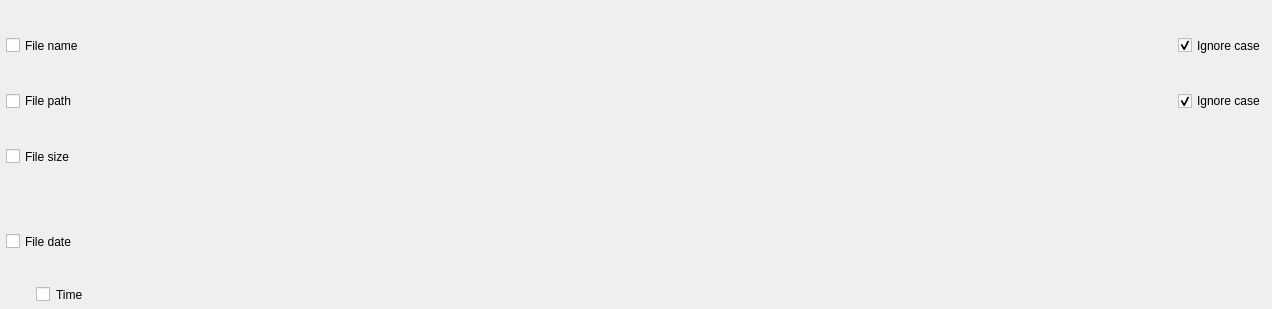
<?xml version="1.0" encoding="UTF-8"?>
<ui version="4.0">
 <class>Form</class>
 <widget class="QWidget" name="Form">
  <property name="geometry">
   <rect>
    <x>0</x>
    <y>0</y>
    <width>1272</width>
    <height>309</height>
   </rect>
  </property>
  <property name="sizePolicy">
   <sizepolicy hsizetype="MinimumExpanding" vsizetype="Minimum">
    <horstretch>0</horstretch>
    <verstretch>0</verstretch>
   </sizepolicy>
  </property>
  <property name="windowTitle">
   <string>Form</string>
  </property>
  <layout class="QGridLayout" name="gridLayout">
   <property name="leftMargin">
    <number>6</number>
   </property>
   <property name="topMargin">
    <number>6</number>
   </property>
   <property name="rightMargin">
    <number>6</number>
   </property>
   <property name="bottomMargin">
    <number>6</number>
   </property>
   <item row="3" column="0">
    <widget class="QCheckBox" name="cbFileSize">
     <property name="sizePolicy">
      <sizepolicy hsizetype="Maximum" vsizetype="Minimum">
       <horstretch>0</horstretch>
       <verstretch>0</verstretch>
      </sizepolicy>
     </property>
     <property name="toolTip">
      <string>&lt;html&gt;&lt;head/&gt;&lt;body&gt;&lt;p&gt;When checked, will apply search filter based on file size.&lt;/p&gt;&lt;/body&gt;&lt;/html&gt;</string>
     </property>
     <property name="text">
      <string>File size</string>
     </property>
    </widget>
   </item>
   <item row="6" column="0" colspan="4">
    <spacer name="horizontalSpacer">
     <property name="sizePolicy">
      <sizepolicy hsizetype="MinimumExpanding" vsizetype="Minimum">
       <horstretch>0</horstretch>
       <verstretch>0</verstretch>
      </sizepolicy>
     </property>
     <property name="orientation">
      <enum>Qt::Horizontal</enum>
     </property>
     <property name="sizeType">
      <enum>QSizePolicy::MinimumExpanding</enum>
     </property>
     <property name="sizeHint" stdset="0">
      <size>
       <width>40</width>
       <height>1</height>
      </size>
     </property>
    </spacer>
   </item>
   <item row="1" column="0">
    <widget class="QCheckBox" name="cbFileName">
     <property name="sizePolicy">
      <sizepolicy hsizetype="Maximum" vsizetype="Minimum">
       <horstretch>0</horstretch>
       <verstretch>0</verstretch>
      </sizepolicy>
     </property>
     <property name="toolTip">
      <string>&lt;html&gt;&lt;head/&gt;&lt;body&gt;&lt;p&gt;When checked, will apply search filter based on file name:&lt;/p&gt;&lt;ul style=&quot;margin-top: 0px; margin-bottom: 0px; margin-left: 0px; margin-right: 0px; -qt-list-indent: 1;&quot;&gt;&lt;li style=&quot; margin-top:0px; margin-bottom:0px; margin-left:0px; margin-right:0px; -qt-block-indent:0; text-indent:0px;&quot;&gt;&lt;span style=&quot; font-weight:600;&quot;&gt;match&lt;/span&gt; is used to find a file for which file name match to given &lt;span style=&quot; font-style:italic;&quot;&gt;regular expression&lt;/span&gt;&lt;/li&gt;&lt;li style=&quot; margin-top:0px; margin-bottom:0px; margin-left:0px; margin-right:0px; -qt-block-indent:0; text-indent:0px;&quot;&gt;&lt;span style=&quot; font-weight:600;&quot;&gt;not match&lt;/span&gt; is used to find a file for which file name doesn't match to given &lt;span style=&quot; font-style:italic;&quot;&gt;regular expression&lt;/span&gt;&lt;/li&gt;&lt;li style=&quot; margin-top:0px; margin-bottom:0px; margin-left:0px; margin-right:0px; -qt-block-indent:0; text-indent:0px;&quot;&gt;&lt;span style=&quot; font-weight:600;&quot;&gt;like&lt;/span&gt; is used to find a file for which file name like given &lt;span style=&quot; font-style:italic;&quot;&gt;pattern&lt;/span&gt; (can use wildcards &lt;span style=&quot; font-weight:600;&quot;&gt;*&lt;/span&gt; and &lt;span style=&quot; font-weight:600;&quot;&gt;?&lt;/span&gt;)&lt;/li&gt;&lt;li style=&quot; margin-top:0px; margin-bottom:12px; margin-left:0px; margin-right:0px; -qt-block-indent:0; text-indent:0px;&quot;&gt;&lt;span style=&quot; font-weight:600;&quot;&gt;not like&lt;/span&gt; is used to find a file for which file name doesn't like given &lt;span style=&quot; font-style:italic;&quot;&gt;pattern&lt;/span&gt; (can use wildcards &lt;span style=&quot; font-weight:600;&quot;&gt;*&lt;/span&gt; and &lt;span style=&quot; font-weight:600;&quot;&gt;?&lt;/span&gt;)&lt;/li&gt;&lt;/ul&gt;&lt;/body&gt;&lt;/html&gt;</string>
     </property>
     <property name="text">
      <string>File name</string>
     </property>
    </widget>
   </item>
   <item row="5" column="0">
    <widget class="QCheckBox" name="cbFileDtTime">
     <property name="styleSheet">
      <string notr="true">padding-left: 30px</string>
     </property>
     <property name="text">
      <string>Time</string>
     </property>
    </widget>
   </item>
   <item row="1" column="1" colspan="2">
    <widget class="WOperatorInputStr" name="woiFileName" native="true">
     <property name="sizePolicy">
      <sizepolicy hsizetype="Preferred" vsizetype="Minimum">
       <horstretch>0</horstretch>
       <verstretch>0</verstretch>
      </sizepolicy>
     </property>
     <property name="toolTip">
      <string>&lt;html&gt;&lt;head/&gt;&lt;body&gt;&lt;p&gt;When checked, will apply search filter based on file name:&lt;/p&gt;&lt;ul style=&quot;margin-top: 0px; margin-bottom: 0px; margin-left: 0px; margin-right: 0px; -qt-list-indent: 1;&quot;&gt;&lt;li style=&quot; margin-top:0px; margin-bottom:0px; margin-left:0px; margin-right:0px; -qt-block-indent:0; text-indent:0px;&quot;&gt;&lt;span style=&quot; font-weight:600;&quot;&gt;match&lt;/span&gt; is used to find a file for which file name match to given &lt;span style=&quot; font-style:italic;&quot;&gt;regular expression&lt;/span&gt;&lt;/li&gt;&lt;li style=&quot; margin-top:0px; margin-bottom:0px; margin-left:0px; margin-right:0px; -qt-block-indent:0; text-indent:0px;&quot;&gt;&lt;span style=&quot; font-weight:600;&quot;&gt;not match&lt;/span&gt; is used to find a file for which file name doesn't match to given &lt;span style=&quot; font-style:italic;&quot;&gt;regular expression&lt;/span&gt;&lt;/li&gt;&lt;li style=&quot; margin-top:0px; margin-bottom:0px; margin-left:0px; margin-right:0px; -qt-block-indent:0; text-indent:0px;&quot;&gt;&lt;span style=&quot; font-weight:600;&quot;&gt;like&lt;/span&gt; is used to find a file for which file name like given &lt;span style=&quot; font-style:italic;&quot;&gt;pattern&lt;/span&gt; (can use wildcards &lt;span style=&quot; font-weight:600;&quot;&gt;*&lt;/span&gt; and &lt;span style=&quot; font-weight:600;&quot;&gt;?&lt;/span&gt;)&lt;/li&gt;&lt;li style=&quot; margin-top:0px; margin-bottom:12px; margin-left:0px; margin-right:0px; -qt-block-indent:0; text-indent:0px;&quot;&gt;&lt;span style=&quot; font-weight:600;&quot;&gt;not like&lt;/span&gt; is used to find a file for which file name doesn't like given &lt;span style=&quot; font-style:italic;&quot;&gt;pattern&lt;/span&gt; (can use wildcards &lt;span style=&quot; font-weight:600;&quot;&gt;*&lt;/span&gt; and &lt;span style=&quot; font-weight:600;&quot;&gt;?&lt;/span&gt;)&lt;/li&gt;&lt;/ul&gt;&lt;/body&gt;&lt;/html&gt;</string>
     </property>
    </widget>
   </item>
   <item row="5" column="1">
    <widget class="WOperatorInputTime" name="woiFileDtTime" native="true"/>
   </item>
   <item row="4" column="1">
    <widget class="WOperatorInputDate" name="woiFileDtDate" native="true">
     <property name="enabled">
      <bool>false</bool>
     </property>
     <property name="sizePolicy">
      <sizepolicy hsizetype="Preferred" vsizetype="Minimum">
       <horstretch>0</horstretch>
       <verstretch>0</verstretch>
      </sizepolicy>
     </property>
     <property name="toolTip">
      <string>&lt;html&gt;&lt;head/&gt;&lt;body&gt;&lt;p&gt;When checked, will apply search filter based on file date/time.&lt;/p&gt;&lt;/body&gt;&lt;/html&gt;</string>
     </property>
    </widget>
   </item>
   <item row="3" column="1">
    <widget class="WOperatorInputFloat" name="woiFileSize" native="true">
     <property name="enabled">
      <bool>false</bool>
     </property>
     <property name="sizePolicy">
      <sizepolicy hsizetype="Preferred" vsizetype="Minimum">
       <horstretch>0</horstretch>
       <verstretch>0</verstretch>
      </sizepolicy>
     </property>
     <property name="toolTip">
      <string>&lt;html&gt;&lt;head/&gt;&lt;body&gt;&lt;p&gt;When checked, will apply search filter based on file size.&lt;/p&gt;&lt;/body&gt;&lt;/html&gt;</string>
     </property>
    </widget>
   </item>
   <item row="4" column="0">
    <widget class="QCheckBox" name="cbFileDtDate">
     <property name="sizePolicy">
      <sizepolicy hsizetype="Maximum" vsizetype="Minimum">
       <horstretch>0</horstretch>
       <verstretch>0</verstretch>
      </sizepolicy>
     </property>
     <property name="toolTip">
      <string>&lt;html&gt;&lt;head/&gt;&lt;body&gt;&lt;p&gt;When checked, will apply search filter based on file date/time.&lt;/p&gt;&lt;/body&gt;&lt;/html&gt;</string>
     </property>
     <property name="text">
      <string>File date</string>
     </property>
    </widget>
   </item>
   <item row="1" column="3">
    <widget class="QCheckBox" name="cbFileNameIgnoreCase">
     <property name="sizePolicy">
      <sizepolicy hsizetype="Maximum" vsizetype="Minimum">
       <horstretch>0</horstretch>
       <verstretch>0</verstretch>
      </sizepolicy>
     </property>
     <property name="toolTip">
      <string>When checked, search made on file name is case insensitive</string>
     </property>
     <property name="text">
      <string>Ignore case</string>
     </property>
     <property name="checked">
      <bool>true</bool>
     </property>
    </widget>
   </item>
   <item row="2" column="0">
    <widget class="QCheckBox" name="cbFilePath">
     <property name="toolTip">
      <string>&lt;html&gt;&lt;head/&gt;&lt;body&gt;&lt;p&gt;When checked, will apply search filter based on file path:&lt;/p&gt;&lt;ul style=&quot;margin-top: 0px; margin-bottom: 0px; margin-left: 0px; margin-right: 0px; -qt-list-indent: 1;&quot;&gt;&lt;li style=&quot; margin-top:0px; margin-bottom:0px; margin-left:0px; margin-right:0px; -qt-block-indent:0; text-indent:0px;&quot;&gt;&lt;span style=&quot; font-weight:600;&quot;&gt;match&lt;/span&gt; is used to find a file for which file path match to given &lt;span style=&quot; font-style:italic;&quot;&gt;regular expression&lt;/span&gt;&lt;/li&gt;&lt;li style=&quot; margin-top:0px; margin-bottom:0px; margin-left:0px; margin-right:0px; -qt-block-indent:0; text-indent:0px;&quot;&gt;&lt;span style=&quot; font-weight:600;&quot;&gt;not match&lt;/span&gt; is used to find a file for which file path doesn't match to given &lt;span style=&quot; font-style:italic;&quot;&gt;regular expression&lt;/span&gt;&lt;/li&gt;&lt;li style=&quot; margin-top:0px; margin-bottom:0px; margin-left:0px; margin-right:0px; -qt-block-indent:0; text-indent:0px;&quot;&gt;&lt;span style=&quot; font-weight:600;&quot;&gt;like&lt;/span&gt; is used to find a file for which file path like given &lt;span style=&quot; font-style:italic;&quot;&gt;pattern&lt;/span&gt; (can use wildcards &lt;span style=&quot; font-weight:600;&quot;&gt;*&lt;/span&gt; and &lt;span style=&quot; font-weight:600;&quot;&gt;?&lt;/span&gt;)&lt;/li&gt;&lt;li style=&quot; margin-top:0px; margin-bottom:12px; margin-left:0px; margin-right:0px; -qt-block-indent:0; text-indent:0px;&quot;&gt;&lt;span style=&quot; font-weight:600;&quot;&gt;not like&lt;/span&gt; is used to find a file for which file path doesn't like given &lt;span style=&quot; font-style:italic;&quot;&gt;pattern&lt;/span&gt; (can use wildcards &lt;span style=&quot; font-weight:600;&quot;&gt;*&lt;/span&gt; and &lt;span style=&quot; font-weight:600;&quot;&gt;?&lt;/span&gt;)&lt;/li&gt;&lt;/ul&gt;&lt;/body&gt;&lt;/html&gt;</string>
     </property>
     <property name="text">
      <string>File path</string>
     </property>
    </widget>
   </item>
   <item row="2" column="3">
    <widget class="QCheckBox" name="cbFilePathIgnoreCase">
     <property name="toolTip">
      <string>&lt;html&gt;&lt;head/&gt;&lt;body&gt;&lt;p&gt;When checked, search made on file path is case insensitive&lt;/p&gt;&lt;/body&gt;&lt;/html&gt;</string>
     </property>
     <property name="text">
      <string>Ignore case</string>
     </property>
     <property name="checked">
      <bool>true</bool>
     </property>
    </widget>
   </item>
   <item row="2" column="1" colspan="2">
    <widget class="WOperatorInputStr" name="woiFilePath" native="true">
     <property name="toolTip">
      <string>&lt;html&gt;&lt;head/&gt;&lt;body&gt;&lt;p&gt;When checked, will apply search filter based on file path:&lt;/p&gt;&lt;ul style=&quot;margin-top: 0px; margin-bottom: 0px; margin-left: 0px; margin-right: 0px; -qt-list-indent: 1;&quot;&gt;&lt;li style=&quot; margin-top:0px; margin-bottom:0px; margin-left:0px; margin-right:0px; -qt-block-indent:0; text-indent:0px;&quot;&gt;&lt;span style=&quot; font-weight:600;&quot;&gt;match&lt;/span&gt; is used to find a file for which file path match to given &lt;span style=&quot; font-style:italic;&quot;&gt;regular expression&lt;/span&gt;&lt;/li&gt;&lt;li style=&quot; margin-top:0px; margin-bottom:0px; margin-left:0px; margin-right:0px; -qt-block-indent:0; text-indent:0px;&quot;&gt;&lt;span style=&quot; font-weight:600;&quot;&gt;not match&lt;/span&gt; is used to find a file for which file path doesn't match to given &lt;span style=&quot; font-style:italic;&quot;&gt;regular expression&lt;/span&gt;&lt;/li&gt;&lt;li style=&quot; margin-top:0px; margin-bottom:0px; margin-left:0px; margin-right:0px; -qt-block-indent:0; text-indent:0px;&quot;&gt;&lt;span style=&quot; font-weight:600;&quot;&gt;like&lt;/span&gt; is used to find a file for which file path like given &lt;span style=&quot; font-style:italic;&quot;&gt;pattern&lt;/span&gt; (can use wildcards &lt;span style=&quot; font-weight:600;&quot;&gt;*&lt;/span&gt; and &lt;span style=&quot; font-weight:600;&quot;&gt;?&lt;/span&gt;)&lt;/li&gt;&lt;li style=&quot; margin-top:0px; margin-bottom:12px; margin-left:0px; margin-right:0px; -qt-block-indent:0; text-indent:0px;&quot;&gt;&lt;span style=&quot; font-weight:600;&quot;&gt;not like&lt;/span&gt; is used to find a file for which file path doesn't like given &lt;span style=&quot; font-style:italic;&quot;&gt;pattern&lt;/span&gt; (can use wildcards &lt;span style=&quot; font-weight:600;&quot;&gt;*&lt;/span&gt; and &lt;span style=&quot; font-weight:600;&quot;&gt;?&lt;/span&gt;)&lt;/li&gt;&lt;/ul&gt;&lt;/body&gt;&lt;/html&gt;</string>
     </property>
    </widget>
   </item>
  </layout>
 </widget>
 <customwidgets>
  <customwidget>
   <class>WOperatorInputFloat</class>
   <extends>QWidget</extends>
   <header>bulicommander.pktk.widgets.woperatorinput</header>
   <container>1</container>
  </customwidget>
  <customwidget>
   <class>WOperatorInputStr</class>
   <extends>QWidget</extends>
   <header>bulicommander.pktk.widgets.woperatorinput</header>
   <container>1</container>
  </customwidget>
  <customwidget>
   <class>WOperatorInputDate</class>
   <extends>QWidget</extends>
   <header>bulicommander.pktk.widgets.woperatorinput</header>
   <container>1</container>
  </customwidget>
  <customwidget>
   <class>WOperatorInputTime</class>
   <extends>QWidget</extends>
   <header>bulicommander.pktk.widgets.woperatorinput</header>
   <container>1</container>
  </customwidget>
 </customwidgets>
 <resources/>
 <connections/>
</ui>
